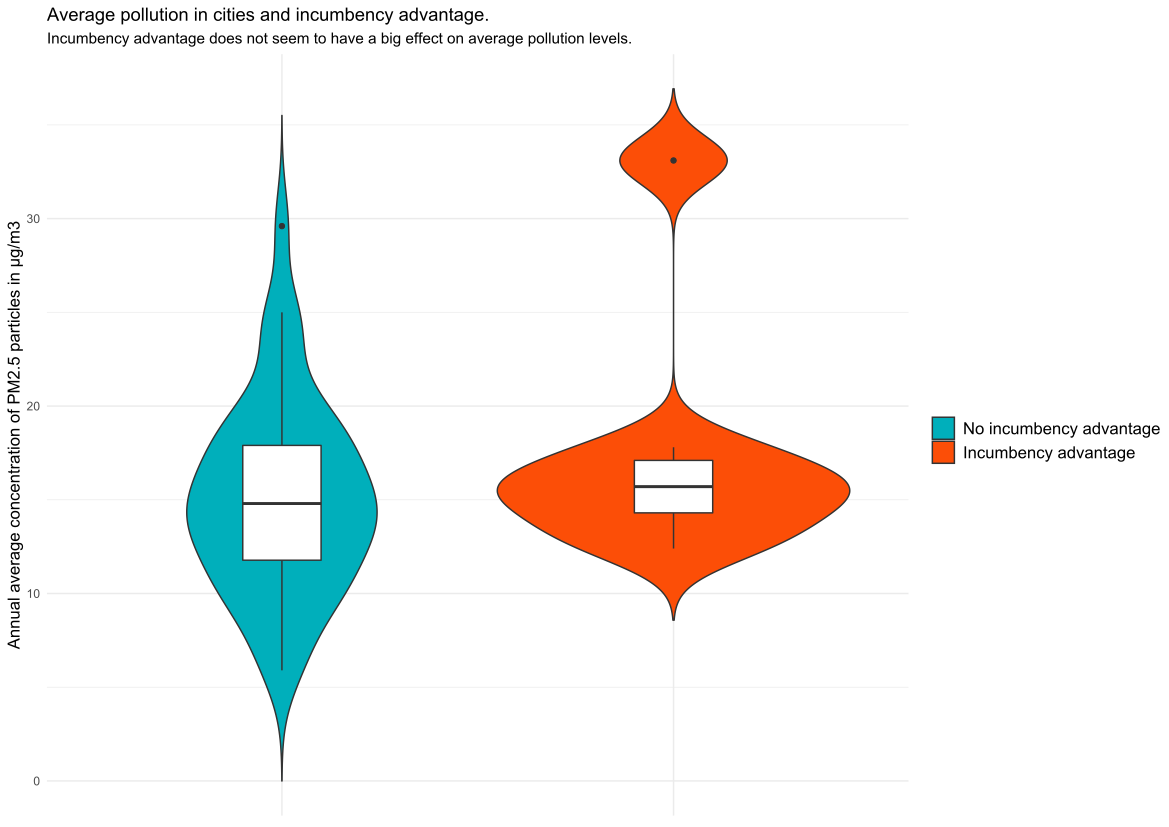

R code for this plot:
city_data$inc = factor(city_data$inc)

ggplot(data = city_data, aes(x = inc, y = pm25_2015)) +
  geom_violin(aes(fill = inc), trim = FALSE) +
  geom_boxplot(width = 0.2) +
  scale_fill_manual(values = c("#00AFBB","#FC4E07"), name = element_blank(), labels = c("No incumbency advantage","Incumbency advantage")) +
  theme_minimal() +
  theme(
    axis.text.x = element_blank(),
    axis.title.x = element_blank(),
    legend.text = element_text(size = 12),
    axis.title.y = element_text(size = 12)
  ) +
  scale_y_continuous(name = "Annual average concentration of PM2.5 particles in μg/m3") +
  labs(
    title = "Average pollution in cities and incumbency advantage.",
    subtitle = "Incumbency advantage does not seem to have a big effect on average pollution levels."
  )
